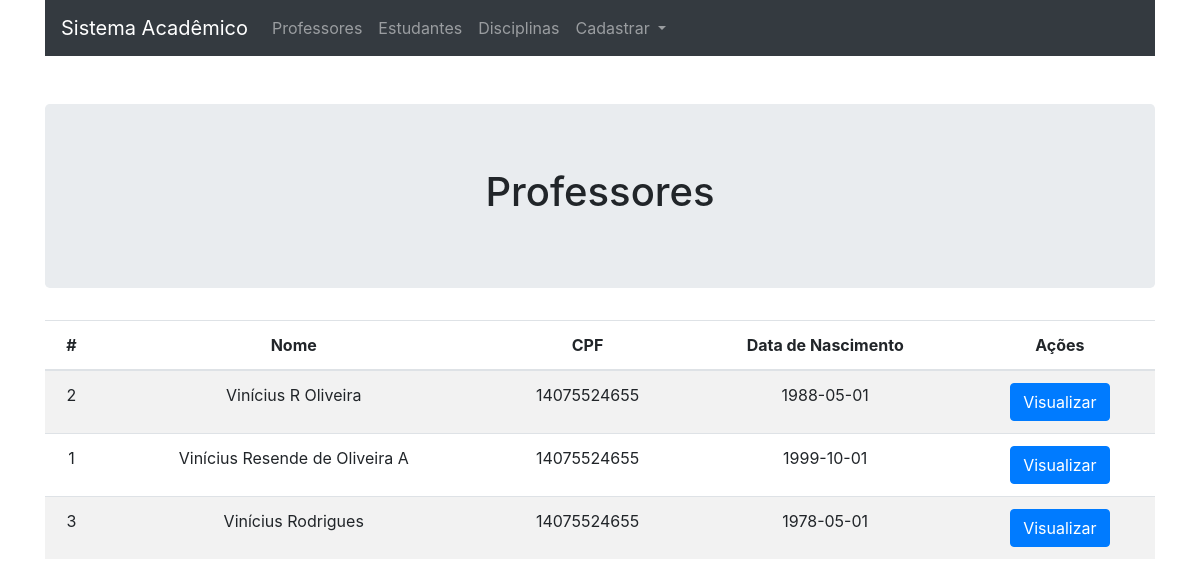
The page /professor/ on the database its author committed.
### tables this page shows
CREATE TABLE IF NOT EXISTS `professores` (
  `Id` int(11) NOT NULL AUTO_INCREMENT,
  `Nome` varchar(100) NOT NULL,
  `CPF` varchar(11) NOT NULL,
  `data_nasc` date NOT NULL,
  PRIMARY KEY (`Id`)
);

### core/controller.php (called while the page is built, shortened)
<?php
class controller {
    public function __construct(){
        $this->professores = new Professores();
    }
    public function loadTemplete($viewName, $viewData = array()){
        require 'views/templete.php';
    }
    public function loadViewInTemplete($viewName, $viewData = array()) {
        extract($viewData);
        require 'views/'.$viewName.'.php';
    }
}

### controllers/professorController.php (called while the page is built, shortened)
<?php
class professorController extends controller{
    public function index(){
        $dados['professores'] = $this->professores->GetAll();
        $this->loadTemplete('professores', $dados);
    }
}

### core/Core.php (called while the page is built, shortened)
<?php
class Core{
    public function run(){
        $url = '/';
        $url .= (isset($_GET['url']))? $_GET['url'] : '';
        $params = array();
        if(!empty($url) && $url != '/'){
            $url = explode('/', $url);
            array_shift($url);
            if (!empty($url[0])) {
                array_shift($url);
            }
            if (!empty($url[0]) && $url[0] != '/') {
                $currentAction = $url[0];
                array_shift($url);
            }else {
                $currentAction = 'index';
            }
            if (count($url) > 0) {
                $params = $url;
            }
        }else{
            $currentController = 'homeController';
            $currentAction = 'home';
        }
        $c = new $currentController();
        call_user_func_array(array($c, $currentAction), $params);
    }
}

### index.php (called while the page is built, shortened)
<?php
$core = new Core();
$core->run();

### core/data.php (called while the page is built, shortened)
<?php
class data {
    public function __construct(){
        global $db;
        $this->db = $db;
    }
}

### data/Professores.php (called while the page is built, shortened)
<?php
class Professores extends data{
    public function GetAll(){
        $sql = "SELECT * FROM professores ORDER BY Nome ASC";
        $sql = $this->db->prepare($sql);
        $sql->execute();
        if($sql->rowCount() > 0){
            $sql = $sql->fetchAll(PDO::FETCH_ASSOC);
            return $sql;
        }
        return false;
    }
}

### views/professores.php (the view)
<div class="container">
    <div class="jumbotron mt-5">
        <h1 class="text-center">Professores</h1>
    </div>
    <table class="table table-striped">
        <thead>
        <tr>
            <th>#</th>
            <th>Nome</th>
            <th>CPF</th>
            <th>Data de Nascimento</th>
            <th>Ações</th>
        </tr>
        </thead>
        <tbody>
<?php
if(count($professores) > 0):
    foreach ($professores as $professor):
?>
        <tr>
            <td><?=$professor['Id']?></td>
            <td><?=$professor['Nome']?></td>
            <td><?=$professor['CPF']?></td>
            <td><?=$professor['data_nasc']?></td>
            <td>
                <a href="<?=BASE_URL?>professor/show/<?=$professor['Id']?>" class="btn btn-primary">Visualizar</a>
            </td>
        </tr>
<?php
    endforeach;
endif;
?>
    </tbody>
  </table>
</div>

### views/templete.php (style rules this page uses)
.table { text-align: center; }

### rows shown on the page
professores: Id "2", Nome "Vinícius R Oliveira", CPF "14075524655", data_nasc "1988-05-01"
professores: Id "1", Nome "Vinícius Resende de Oliveira A", CPF "14075524655", data_nasc "1999-10-01"
professores: Id "3", Nome "Vinícius Rodrigues", CPF "14075524655", data_nasc "1978-05-01"
